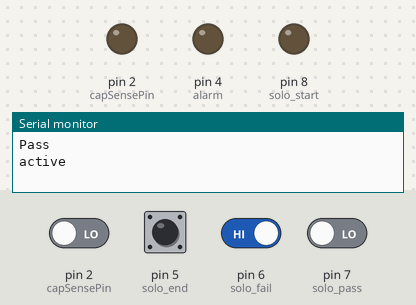
Bench run of a sketch on a simulated Arduino Uno, built with avr-gcc and run on an emulated ATmega328P. Parts: output pins drawn as LEDs (lit = HIGH), the last lines printed to the serial monitor. Dashed ring = blinking. The inputs (shaded band) are chosen by the test bench; at power-on: pin 5 (solo_end), pin 6 (solo_fail) HIGH, pin 2 (capSensePin), pin 7 (solo_pass) LOW.

Above: at 1.2 s.
1.3 s: pin 5 (solo_end) driven LOW
At 1.47 s:
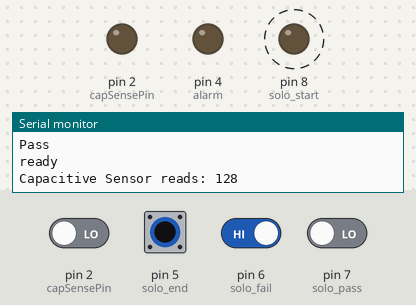
4.3 s: pin 2 (capSensePin) driven HIGH
At 4.3 s:
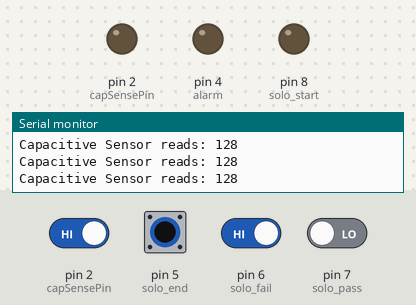
5.8 s: pin 2 (capSensePin) driven LOW
At 5.99 s:
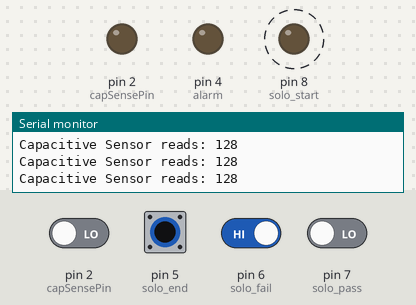
8.8 s: pin 5 (solo_end) driven HIGH
10.3 s: pin 5 (solo_end) driven LOW and pin 6 (solo_fail) driven LOW
At 10.7 s:
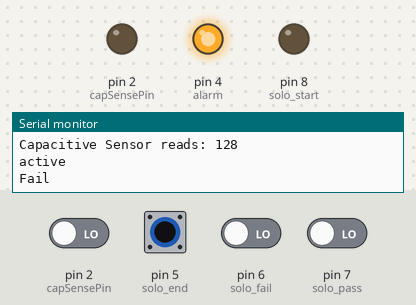
13.3 s: pin 5 (solo_end) pulsed HIGH 2 times (0.12 s each, 0.3 s apart)
At 13.9 s:
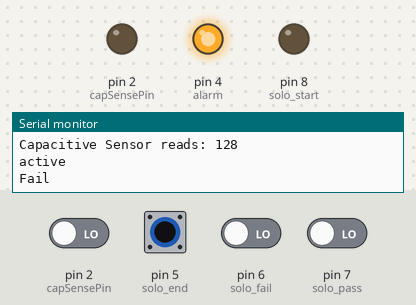
Timing chart, 0 to 17.9 s (numbered marks = the images above; inputs shaded):
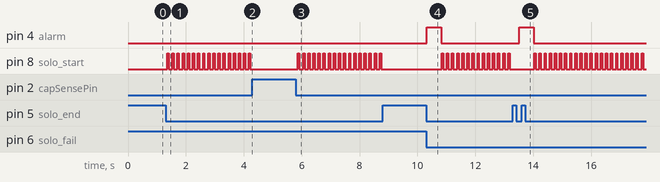

Measured:
- after the input at 1.3 s, pin 8 (solo_start): alternates HIGH for 0.05 s and LOW for 0.13 s, starting after 0.06 s
- after the input at 4.3 s, pin 8 (solo_start): stops changing and stays LOW
- after the input at 5.8 s, pin 8 (solo_start): alternates HIGH for 0.05 s and LOW for 0.13 s, starting after 0.07 s
- after the input at 8.8 s, pin 8 (solo_start): stops changing and stays LOW
- after the input at 10.3 s, pin 4 (alarm): LOW → HIGH at once, → LOW 0.50 s later; pin 8 (solo_start): alternates HIGH for 0.05 s and LOW for 0.13 s, starting after 0.54 s
- after the input at 13.3 s, pin 4 (alarm): LOW → HIGH after 0.23 s, → LOW 0.50 s later

The sketch:

tester_control.ino
```cpp
const int solo_end = 5;
const int solo_fail = 6;
const int solo_pass = 7;
const int solo_start = 8;
const int alarm = 4;

int SOLO_READY; // is HIGH if the system is ready for a new part and LOW while testing
int SOLO_STATE; // holds a PASS or FAIL value

// Pin to connect to your conductive sensor
// (paperclip, conductive paint/fabric/thread, wire)
int capSensePin = 2;

// This is how high the sensor needs to read in order
//  to trigger a touch.  You'll find this number
//  by trial and error, or you could take readings at
//  the start of the program to dynamically calculate this.
// If this is not sensitive enough, try a resistor with more ohms.
int touchedCutoff = 80;

void setup(){
  Serial.begin(9600);

  pinMode(solo_start, OUTPUT);
  pinMode(alarm, OUTPUT);
  pinMode(solo_end, INPUT);
  pinMode(solo_fail, INPUT);
  pinMode(solo_pass, INPUT);


    //do the initail check of the input pins for solo tester
  if(digitalRead(solo_fail) == LOW){
    SOLO_STATE = 0;
    digitalWrite(alarm, HIGH);
    delay(500);
    digitalWrite(alarm, LOW);
  }
  else if(digitalRead(solo_pass) == LOW){
    SOLO_STATE = 1;
    Serial.println("Pass");
  }
  if(digitalRead(solo_end) == LOW){
    SOLO_READY = 1;
    Serial.println("ready");
  }
  else{
    SOLO_READY = 0;
    Serial.println("active");
  }
}

void loop(){
  //Serial.print("Capacitive Sensor reads: ");
  //Serial.println(readCapacitivePin(capSensePin));
  //Serial.println(digitalRead(solo_end));
  //Serial.println(digitalRead(solo_pass));
  //Serial.println(digitalRead(solo_fail));
  delay(100);
  if( SOLO_READY == 0 && digitalRead(solo_end) == LOW){
      if(digitalRead(solo_fail) == LOW || digitalRead(solo_pass) == HIGH){
        Serial.println("Fail");
        digitalWrite(alarm, HIGH);
        delay(500);
        digitalWrite(alarm, LOW);
      }
      else if(digitalRead(solo_pass) == LOW)
        Serial.println("Pass");
      Serial.println("ready");
      SOLO_READY = 1;
  }
  else if( SOLO_READY == 1 && digitalRead(solo_end) == HIGH){
    Serial.println("active");
    SOLO_READY = 0;
  }

  if (readCapacitivePin(capSensePin) > touchedCutoff && SOLO_READY == 1) {
    digitalWrite(solo_start, HIGH);
    delay(50);
    digitalWrite(solo_start, LOW);
    Serial.print("Capacitive Sensor reads: ");
    Serial.println(readCapacitivePin(capSensePin));
  }


  //else {
    //digitalWrite(LEDPin, LOW);
  //}

  // Every 500 ms, print the value of the capacitive sensor
  //if ( (millis() % 500) == 0){
    //Serial.print("Capacitive Sensor reads: ");
    //Serial.println(readCapacitivePin(capSensePin));
  //}
  //delay(20);
}

// readCapacitivePin
//  Input: Arduino pin number
//  Output: A number, from 0 to 17 expressing
//          how much capacitance is on the pin
//  When you touch the pin, or whatever you have
//  attached to it, the number will get higher
//  In order for this to work now,
// The pin should have a resistor pulling
//  it up to +5v.
uint8_t readCapacitivePin(int pinToMeasure){
  // This is how you declare a variable which
  //  will hold the PORT, PIN, and DDR registers
  //  on an AVR
  volatile uint8_t* port;
  volatile uint8_t* ddr;
  volatile uint8_t* pin;
  // Here we translate the input pin number from
  //  Arduino pin number to the AVR PORT, PIN, DDR,
  //  and which bit of those registers we care about.
  byte bitmask;
  if ((pinToMeasure >= 0) && (pinToMeasure <= 7)){
    port = &PORTD;
    ddr = &DDRD;
    bitmask = 1 << pinToMeasure;
    pin = &PIND;
  }
  if ((pinToMeasure > 7) && (pinToMeasure <= 13)){
    port = &PORTB;
    ddr = &DDRB;
    bitmask = 1 << (pinToMeasure - 8);
    pin = &PINB;
  }
  if ((pinToMeasure > 13) && (pinToMeasure <= 19)){
    port = &PORTC;
    ddr = &DDRC;
    bitmask = 1 << (pinToMeasure - 13);
    pin = &PINC;
  }
  // Discharge the pin first by setting it low and output
  *port &= ~(bitmask);
  *ddr  |= bitmask;
  delay(1);
  // Make the pin an input WITHOUT the internal pull-up on
  *ddr &= ~(bitmask);
  // Now see how long the pin to get pulled up
  int cycles = 16000;
  for(int i = 0; i < cycles; i++){
    if (*pin & bitmask){
      cycles = i;
      break;
    }
  }
  // Discharge the pin again by setting it low and output
  //  It's important to leave the pins low if you want to
  //  be able to touch more than 1 sensor at a time - if
  //  the sensor is left pulled high, when you touch
  //  two sensors, your body will transfer the charge between
  //  sensors.
  *port &= ~(bitmask);
  *ddr  |= bitmask;

  return cycles;
}
```
